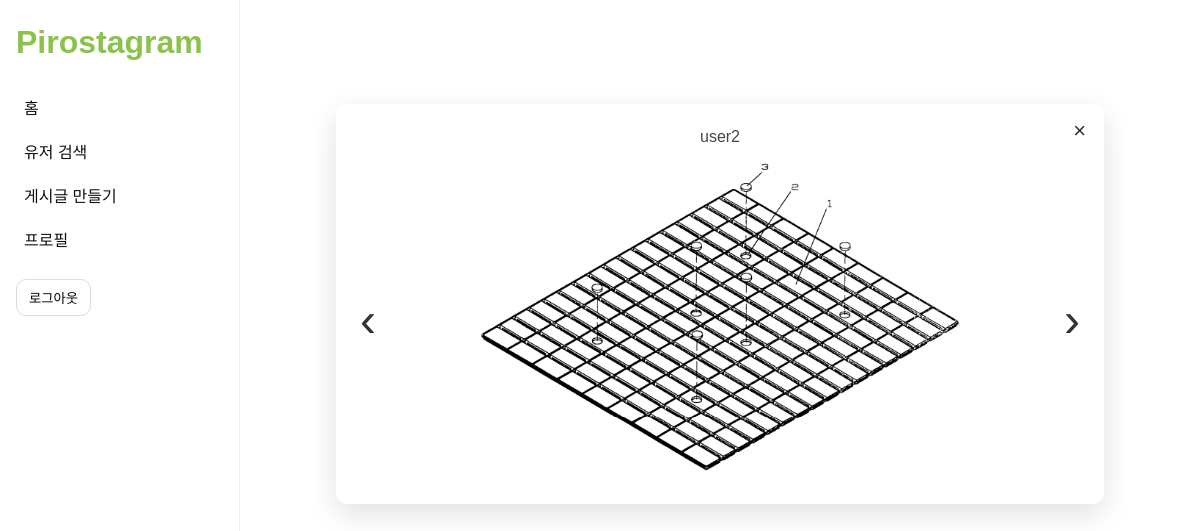
The page /stories/12/ on the database its author committed.
### posts/models.py (models this page shows, shortened)
class Story(models.Model):
    user = models.ForeignKey(settings.AUTH_USER_MODEL, on_delete=models.CASCADE, related_name="stories")
    created_at = models.DateTimeField(auto_now_add=True)
    class Meta:
        ordering = ["-created_at"]

class StoryItem(models.Model):
    story = models.ForeignKey("Story", on_delete=models.CASCADE, related_name="items")
    image = models.ImageField(upload_to="stories/%Y/%m/%d/")
    order = models.PositiveIntegerField(default=0)
    created_at = models.DateTimeField(auto_now_add=True)
    class Meta:
        ordering = ["order", "id"]

### posts/views.py (the view)
# urls.py: path("stories/<int:story_id>/", views.story_view, name="story_view"),
def story_view(request, story_id):
    story = get_object_or_404(Story.objects.select_related("user"), id=story_id)
    items = list(StoryItem.objects.filter(story=story).order_by("order", "id"))
    if not items:
        return redirect("posts:feed")
    try:
        i = int(request.GET.get("i", 0))
    except ValueError:
        i = 0
    if i < 0:
        i = 0
    if i >= len(items):
        i = len(items) - 1
    item = items[i]
    story_ids = list(Story.objects.order_by("id").values_list("id", flat=True))
    cur_idx = story_ids.index(story.id)
    prev_story_id = story_ids[cur_idx - 1] if cur_idx > 0 else None
    next_story_id = story_ids[cur_idx + 1] if cur_idx < len(story_ids) - 1 else None
    if i > 0:
        prev_url = f"/stories/{story.id}/?i={i-1}"
    else:
        if prev_story_id:
            prev_count = StoryItem.objects.filter(story_id=prev_story_id).count()
            prev_last = prev_count - 1 if prev_count > 0 else 0
            prev_url = f"/stories/{prev_story_id}/?i={prev_last}"
        else:
            prev_url = None
    if i < len(items) - 1:
        next_url = f"/stories/{story.id}/?i={i+1}"
    else:
        if next_story_id:
            next_url = f"/stories/{next_story_id}/?i=0"
        else:
            next_url = None
    return render(request, "posts/story_view.html", {
        "story": story,
        "item": item,
        "prev_url": prev_url,
        "next_url": next_url,
    })

### templates/posts/story_view.html
{% extends "base.html" %}
{% block content %}
<div style="display:flex; justify-content:center; align-items:center; min-height:70vh;">
  <div style="position:relative; width:720px; max-width:90vw; background:white; border-radius:12px; padding:24px; box-shadow:0 10px 30px rgba(0,0,0,0.12); text-align:center;">
    <a href="{% url 'posts:feed' %}"
       style="position:absolute; right:18px; top:14px; font-size:22px; text-decoration:none; color:#333;">
      ×
    </a>
    <div style="margin-bottom:12px; color:#444;">
      {{ story.user.username }}
    </div>
    <div style="position:relative; display:flex; justify-content:center; align-items:center;">
      {% if prev_url %}
        <a href="{{ prev_url }}"
           style="position:absolute; left:-10px; top:50%; transform:translateY(-50%);
                  font-size:48px; text-decoration:none; color:#333; padding:6px 10px;">‹</a>
      {% else %}
        <a href="{% url 'posts:feed' %}"
           style="position:absolute; left:-10px; top:50%; transform:translateY(-50%);
                  font-size:48px; text-decoration:none; color:#333; padding:6px 10px;">‹</a>
      {% endif %}
      <img src="{{ item.image.url }}" alt="story"
           style="max-width:520px; width:70vw; height:auto; border-radius:10px;">
      {% if next_url %}
        <a href="{{ next_url }}"
           style="position:absolute; right:-10px; top:50%; transform:translateY(-50%);
                  font-size:48px; text-decoration:none; color:#333; padding:6px 10px;">›</a>
      {% else %}
        <a href="{% url 'posts:feed' %}"
           style="position:absolute; right:-10px; top:50%; transform:translateY(-50%);
                  font-size:48px; text-decoration:none; color:#333; padding:6px 10px;">›</a>
      {% endif %}
    </div>
  </div>
</div>
{% endblock %}

### templates/base.html (style rules this page uses)
body { margin:0; font-family: Arial, sans-serif; }

### rows shown on the page
Story: user.username "user2"
StoryItem: image (picture)
